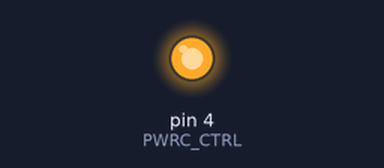
Recording of a sketch running on a simulated Arduino Uno, built with avr-gcc and run on an emulated ATmega328P. On the bench: output pins drawn as LEDs (lit = HIGH). What the sketch prints to the serial monitor is not drawn. At 0.3 s the program stops and its outputs stay as they are.

Above: at 0.2 s.
Timing chart, 0 to 1.7 s (numbered marks = the images above):
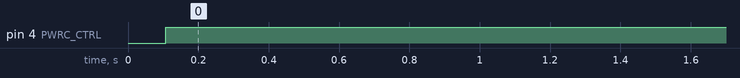

Measured:
- by itself, pin 4 (PWRC_CTRL): LOW → HIGH at 0.11 s

The sketch:

main_arduino_code.ino
```cpp
#include <SoftwareSerial.h>

#define PWRC_CTRL 4 // pin 4 controls PWRC
#define V1 A0 // voltage and current pins
#define V2 A1
#define C1 A2
#define C2 A3
#define CONNECTED 7
// Swap RX/TX connections on bluetooth chip
//   Pin 3 --> Bluetooth TX
//   Pin 2 --> Bluetooth RX
SoftwareSerial btSerial(2, 3); // RX, TX


void setup() {
  Serial.begin(9600); // start the serial port
  //while (!Serial) {
  //  ; // wait for serial port to connect. Needed for native USB port only
  //}
  btSerial.begin(9600); // start the softwareserial port
  pinMode(PWRC_CTRL,OUTPUT);


  pinMode(V1,INPUT);
  pinMode(V2,INPUT);
  pinMode(C1,INPUT);
  pinMode(C2,INPUT);

  pinMode(CONNECTED,INPUT);

  digitalWrite(PWRC_CTRL,LOW); // set AT mode
  btSerial.write("AT+BOUD"); // check that the BOUD rate is set correctly
  delay(100);
  String newData = "";
  while (btSerial.available()) {
      char dataIn = btSerial.read();
      //Serial.write(dataIn);
      newData+=dataIn;
   }
  newData.trim(); // there is newline added to the end
  digitalWrite(PWRC_CTRL,HIGH); // unset AT mode
  Serial.println(newData);
  String compData = "+BOUD:4";
  if (newData != compData){
    Serial.print("Did not get expected +BOUD:4, got: '");
    Serial.print(newData);
    Serial.println("' instead");
    Serial.println("Check if BOUD rate is set correctly, TX, RX are correct and that the PWRC line is pulled low");
    while(true){delay(10);}
  }
  else {
    Serial.println("BOUD rate check complete.");
  }
  delay(1000);
}

void loop() {
  // put your main code here, to run repeatedly:

  if (true) {
    int voltage_1 = analogRead(V1);
    int voltage_2 = analogRead(V2);
    int current_1 = analogRead(C1);
    int current_2 = analogRead(C2);
    char btBuffer[50];
    sprintf(btBuffer,"%d,%d,%d,%d",voltage_1,voltage_2,current_1,current_2);
    btSerial.write(btBuffer);
    Serial.println(btBuffer);
  }
  delay(50);
}
```
